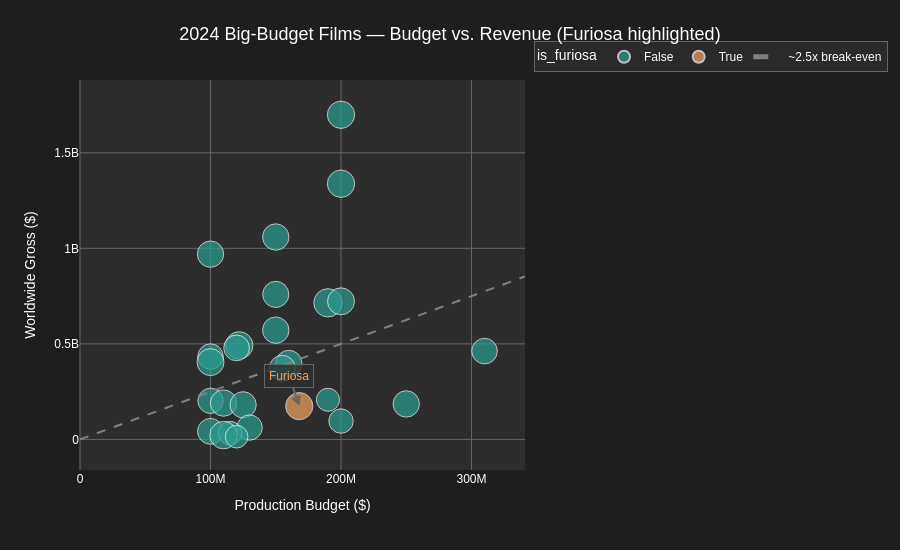

Notebook cell for this chart:
### Code cell
# Scatter plot: Budget vs Revenue for 2024 big-budget films
fig = px.scatter(
    peers_2024,
    x="budget", y="revenue",
    size="tmdb_rating", size_max=20,
    color="is_furiosa",
    color_discrete_map={True: COLORS["furiosa"], False: COLORS["comparison"]},
    hover_name="title",
    hover_data={"budget": ":$,.0f", "revenue": ":$,.0f", "roi": ":.2f", "is_furiosa": False},
    labels={"budget": "Production Budget ($)", "revenue": "Worldwide Gross ($)"},
    title="2024 Big-Budget Films — Budget vs. Revenue (Furiosa highlighted)",
)

# Add break-even line (2.5x)
max_budget = peers_2024["budget"].max() * 1.1
fig.add_trace(go.Scatter(
    x=[0, max_budget], y=[0, max_budget * 2.5],
    mode="lines", line=dict(dash="dash", color="gray"),
    name="~2.5x break-even", showlegend=True,
))

# Annotate Furiosa
furiosa_row = peers_2024[peers_2024["is_furiosa"]].iloc[0]
fig.add_annotation(
    x=furiosa_row["budget"], y=furiosa_row["revenue"],
    text="Furiosa", showarrow=True, arrowhead=2,
    font=dict(size=12, color=COLORS["furiosa"]),
)

fig.update_layout(
    height=550, showlegend=True,
    legend=dict(orientation="h", yanchor="bottom", y=1.02),
)
fig.show()

### Figure 1 — Plotly figure (JSON) as saved in the notebook; plotly's stock layout.template omitted (floating-point values rounded to 4 significant figures)
{"data": [{"customdata": [[9.7, false], [8.49, false], [7.06, false], [6.69, false], [5.06, false], [4.34, false], [4.05, false], [4.03, false], [3.99, false], [3.81, false], [3.76, false], [3.61, false], [2.48, false], [2.4, false], [2.02, false], [1.73, false], [1.49, false], [1.45, false], [1.09, false], [0.74, false], [0.48, false], [0.48, false], [0.42, false], [0.29, false], [0.2, false], [0.12, false]], "hovertemplate": "<b>%{hovertext}</b><br><br>Production Budget ($)=%{x:$,.0f}<br>Worldwide Gross ($)=%{y:$,.0f}<br>tmdb_rating=%{marker.size}<br>roi=%{customdata[0]:.2f}<extra></extra>", "hovertext": ["Despicable Me 4", "Inside Out 2", "Moana 2", "Deadpool & Wolverine", "Wicked", "Yolo", "Bad Boys: Ride or Die", "Sonic the Hedgehog 3", "Venom: The Last Dance", "Godzilla x Kong: The New Empire", "Dune: Part Two", "Mufasa: The Lion King", "Kingdom of the Planet of the Apes", "Twisters", "Ghostbusters: Frozen Empire", "IF", "Gladiator II", "The Fall Guy", "Joker: Folie à Deux", "Red One", "Argylle", "Kraven the Hunter", "Fly Me to the Moon", "Borderlands", "Better Man", "Megalopolis"], "legendgroup": "False", "marker": {"color": "#2A9D8F", "size": [7.013, 7.549, 7.026, 7.569, 6.907, 6.582, 7.346, 7.6, 6.683, 7.076, 8.1, 7.355, 7.058, 6.792, 6.481, 7.019, 6.653, 6.981, 5.407, 7.036, 6.021, 6.468, 6.807, 5.617, 7.661, 5.2], "sizemode": "area", "sizeref": 0.02025, "symbol": "circle"}, "mode": "markers", "name": "False", "orientation": "v", "showlegend": true, "type": "scatter", "x": [100000000, 200000000, 150000000, 200000000, 150000000, 100000000, 100000000, 122000000, 120000000, 150000000, 190000000, 200000000, 160000000, 155000000, 100000000, 110000000, 310000000, 125000000, 190000000, 250000000, 200000000, 130000000, 100000000, 115000000, 110000000, 120000000], "xaxis": "x", "y": [969597394, 1698863816, 1059242164, 1338073645, 758854096, 433606094, 404547819, 492162604, 478937618, 571750016, 714844358, 722631756, 397378150, 372262265, 201967521, 190309707, 462180717, 181073291, 207500287, 185700759, 96221061, 62076533, 42260534, 33017367, 22549151, 14387154], "yaxis": "y"}, {"customdata": [[1.04, true]], "hovertemplate": "<b>%{hovertext}</b><br><br>Production Budget ($)=%{x:$,.0f}<br>Worldwide Gross ($)=%{y:$,.0f}<br>tmdb_rating=%{marker.size}<br>roi=%{customdata[0]:.2f}<extra></extra>", "hovertext": ["Furiosa: A Mad Max Saga"], "legendgroup": "True", "marker": {"color": "#F4A261", "size": [7.46], "sizemode": "area", "sizeref": 0.02025, "symbol": "circle"}, "mode": "markers", "name": "True", "orientation": "v", "showlegend": true, "type": "scatter", "x": [168000000], "xaxis": "x", "y": [174287546], "yaxis": "y"}, {"line": {"color": "gray", "dash": "dash"}, "mode": "lines", "name": "~2.5x break-even", "showlegend": true, "type": "scatter", "x": [0, 341000000], "y": [0, 852500000]}], "layout": {"annotations": [{"arrowhead": 2, "font": {"color": "#F4A261", "size": 12}, "showarrow": true, "text": "Furiosa", "x": 168000000, "y": 174287546}], "height": 550, "legend": {"itemsizing": "constant", "orientation": "h", "title": {"text": "is_furiosa"}, "tracegroupgap": 0, "y": 1.02, "yanchor": "bottom"}, "showlegend": true, "title": {"text": "2024 Big-Budget Films — Budget vs. Revenue (Furiosa highlighted)"}, "xaxis": {"anchor": "y", "domain": [0, 1], "title": {"text": "Production Budget ($)"}}, "yaxis": {"anchor": "x", "domain": [0, 1], "title": {"text": "Worldwide Gross ($)"}}}}
